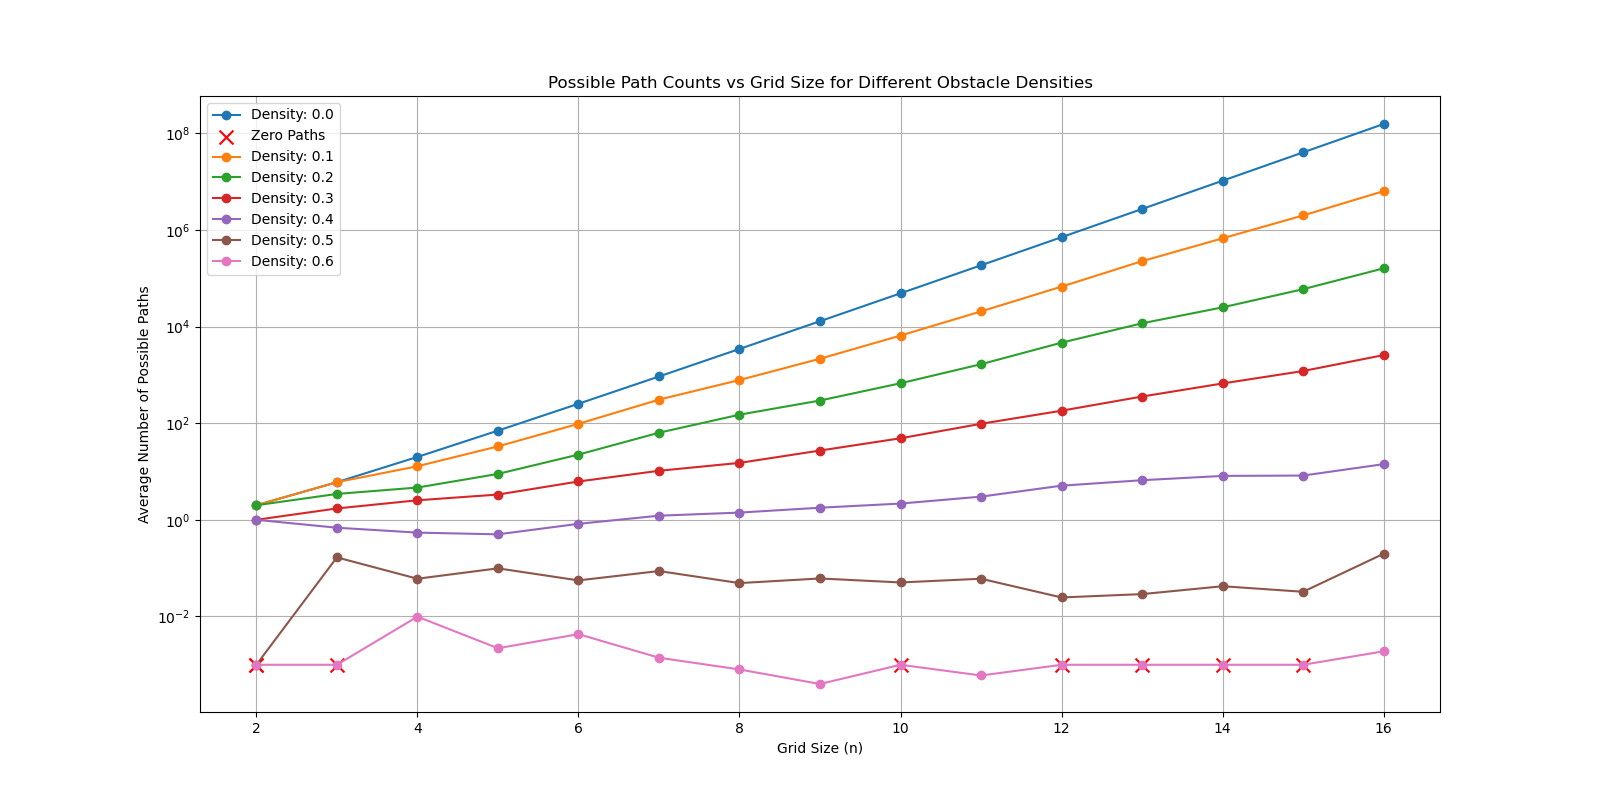

Write the Python code that produced this figure.
import numpy as np
import matplotlib.pyplot as plt
import random
import os

def generate_grid(n, obstacle_density):
    """
    Generates an n x n grid with obstacles placed based on the obstacle density.
    The number of obstacles is fixed based on the density.
    """
    total_cells = n * n
    total_obstacles = int(total_cells * obstacle_density)
    grid = np.zeros((n, n), dtype=int)
    
    # All positions excluding the start and end positions
    positions = [(i, j) for i in range(n) for j in range(n)]
    
    # Remove the start and end positions from possible obstacle positions
    positions.remove((0, 0))
    positions.remove((n-1, n-1))
    
    # If total obstacles exceed available positions, adjust accordingly
    max_obstacles = len(positions)
    if total_obstacles > max_obstacles:
        total_obstacles = max_obstacles
    
    # Randomly select positions for obstacles
    obstacle_positions = random.sample(positions, total_obstacles)
    
    for pos in obstacle_positions:
        grid[pos] = -1  # -1 represents an obstacle
        
    return grid

def calculate_number_of_paths(grid):
    """
    Calculates the number of possible paths from the top-left corner to the
    bottom-right corner in a grid, considering obstacles.
    """
    n = grid.shape[0]
    dp = np.zeros((n, n), dtype=int)
    
    # If the starting cell is not an obstacle, set dp[0][0] to 1
    if grid[0][0] == -1:
        return 0
    else:
        dp[0][0] = 1

    # Initialize the first row and first column
    for i in range(1, n):
        if grid[i][0] == -1:
            dp[i][0] = 0
        else:
            dp[i][0] = dp[i-1][0]
    for j in range(1, n):
        if grid[0][j] == -1:
            dp[0][j] = 0
        else:
            dp[0][j] = dp[0][j-1]

    # Fill in the rest of the dp table
    for i in range(1, n):
        for j in range(1, n):
            if grid[i][j] == -1:
                dp[i][j] = 0
            else:
                dp[i][j] = dp[i-1][j] + dp[i][j-1]
                
    return dp[n-1][n-1]

def simulate(n_values, obstacle_densities, simulations_per_point=5):
    """
    Simulates the path calculations for different n values and obstacle densities.
    Returns a dictionary with results for plotting.
    """
    results = {}
    for density in obstacle_densities:
        avg_paths = []
        for n in n_values:
            total_paths = 0
            for _ in range(simulations_per_point):
                grid = generate_grid(n, density)
                num_paths = calculate_number_of_paths(grid)
                total_paths += num_paths
            average = total_paths / simulations_per_point
            avg_paths.append(average)
        results[density] = avg_paths
    return results

def plot_results(n_values, results, obstacle_densities):
    """
    Plots the results of the simulation.
    """
    save_folder = 'result_images'
    if not os.path.exists(save_folder):
        os.makedirs(save_folder)
    plt.figure(figsize=(16, 8))
    zero_paths_label_added = False  # Flag to track if 'Zero Paths' label has been added
    for density, avg_paths in results.items():
        # Identify indices where avg_paths are below 1e-3
        zero_indices = [i for i, path in enumerate(avg_paths) if path < 1e-3]
        non_zero_indices = [i for i, path in enumerate(avg_paths) if path >= 1e-3]
        
        # Prepare data for plotting
        avg_paths_adjusted = []
        for path in avg_paths:
            if path < 1e-3:
                avg_paths_adjusted.append(1e-3)
            else:
                avg_paths_adjusted.append(path)
        
        # Plot the adjusted average paths
        plt.plot(n_values, avg_paths_adjusted, marker='o', label=f'Density: {density}')
        
        # Mark the zero paths
        if zero_indices:
            zero_n_values = [n_values[i] for i in zero_indices]
            zero_paths = [1e-3 for _ in zero_indices]
            if not zero_paths_label_added:
                plt.scatter(zero_n_values, zero_paths, color='red', marker='x', s=100, label='Zero Paths')
                zero_paths_label_added = True
            else:
                plt.scatter(zero_n_values, zero_paths, color='red', marker='x', s=100)
    
    plt.title('Possible Path Counts vs Grid Size for Different Obstacle Densities')
    plt.xlabel('Grid Size (n)')
    plt.ylabel('Average Number of Possible Paths (log scale)')
    plt.yscale('log')  # Use logarithmic scale for y-axis
    plt.legend()
    plt.grid(True)
    # Save the figure
    plt.savefig(os.path.join(save_folder, 'possible_paths.png'))
    plt.close()

def possible_path_main():
    n_values = range(2, 17)  # Grid sizes from 2x2 to 16x16
    obstacle_densities = [0.0, 0.1, 0.2, 0.3, 0.4, 0.5, 0.6]  # Different obstacle densities
    simulations_per_point = 10000  # Number of simulations to average for each point
    random.seed(11505050)
    results = simulate(n_values, obstacle_densities, simulations_per_point)
    plot_results(n_values, results, obstacle_densities)